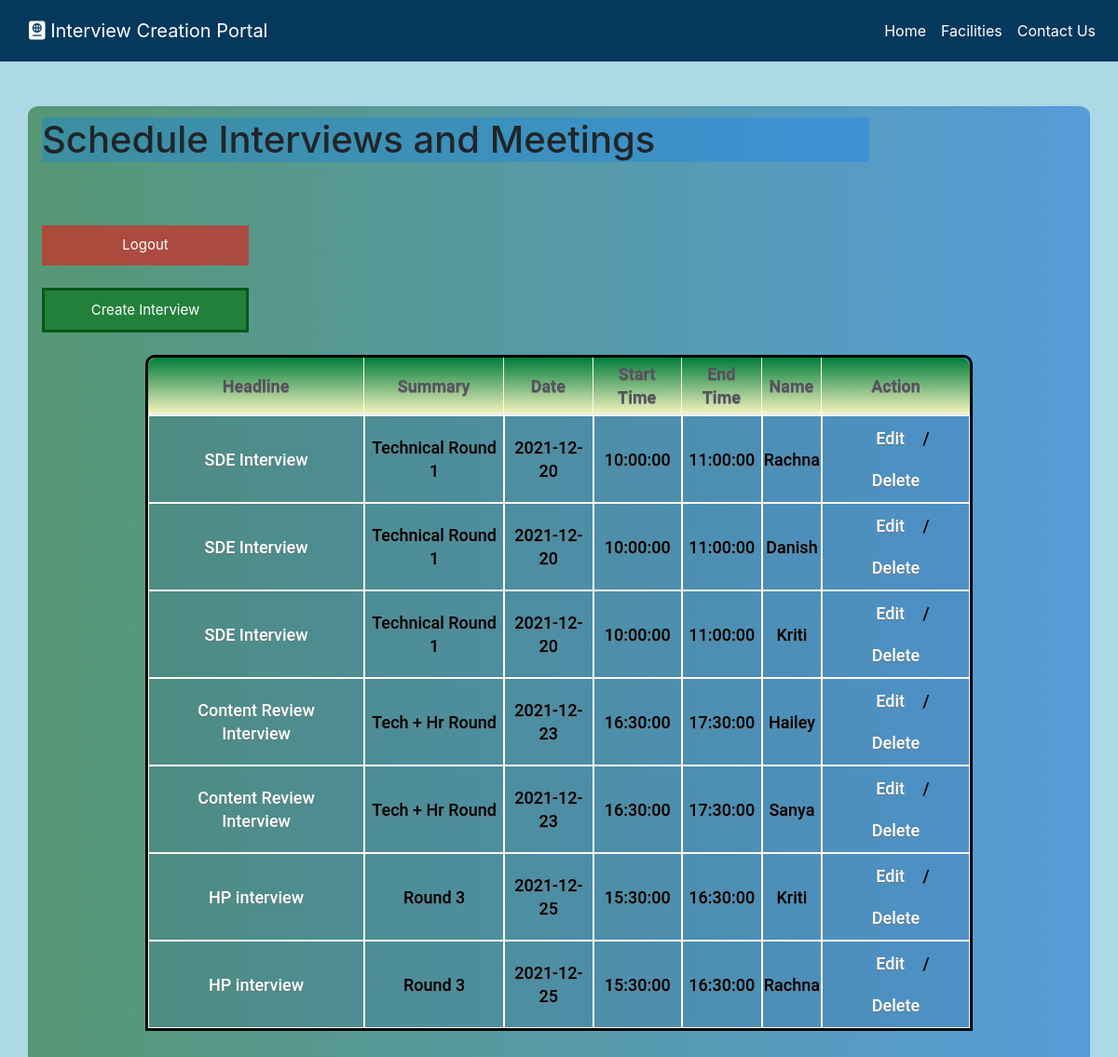
/ (signed in), run on the app's committed database.
### tables this page shows
CREATE TABLE `interview` (
  `interview_id` int(11) NOT NULL,
  `user_id` int(11) DEFAULT NULL,
  `profile_id` int(11) NOT NULL,
  `rank` int(11) DEFAULT NULL,
  `start` time DEFAULT NULL,
  `end` time DEFAULT NULL,
  `date` date DEFAULT NULL,
  `headline` text DEFAULT NULL,
  `summary` text DEFAULT NULL
);

CREATE TABLE `profile` (
  `profile_id` int(11) NOT NULL,
  `name` text DEFAULT NULL
);

### index.php (the view, shortened to what this page needs)
<?php
require_once "util.php";
?>
<html>
<head>
  <?php require_once "head.php"; ?>
  <?php require_once "header.php"; ?>
  <link href="css/bootstrap.min.css" rel="stylesheet">
  <link href="css/index.css" rel="stylesheet">
</head>
<body id="backg">
  <div class="container indexc">
      <h1>Schedule Interviews and Meetings</h1>
      <?php
          if( !isset($_SESSION['name']) ){
              $link_address3 = 'login.php';
              echo "<a id=".'loginbutton'." href='".$link_address3."'>Please log in</a> <br>";
              echo("<br>");
          }
          else{
              $link_address2 = 'logout.php';
              echo "<br><a id=".'logoutbutton'." href='".$link_address2."'>Logout</a><br/>";
              if ( isset($_SESSION['name']) && isset($_SESSION['user_id']) ) {
                  $link_address = 'add.php';
                  echo "<br><a class=".'addbutton'." href='".$link_address."'>Create Interview</a>";
              }
              echo("<br><br>");
              echo('<table >'."\n");
              echo("<tr>
                    <th>Headline</th>
                    <th>Summary</th>
                    <th>Date</th>
                    <th>Start Time</th>
                    <th>End Time</th>
                    <th>Name</th>
                    <th>Action</th>
                  <tr>"."\n");
              $stmt = $pdo->query("SELECT interview.headline, interview.interview_id, interview.rank, interview.profile_id, interview.summary,
              interview.start, interview.end, interview.date, interview.user_id, profile.name
              FROM interview JOIN profile ON interview.profile_id = profile.profile_id");
                  while ( $interview = $stmt->fetch(PDO::FETCH_ASSOC) ) {
                      echo "<tr><td>";
                      echo('<a href="view.php?interview_id='.$interview['interview_id'].'">');
                      echo(htmlentities($interview['headline']));
                      echo("</td><td>");
                      echo(htmlentities($interview['summary']));
                      echo("</td><td>");
                      echo(htmlentities($interview['date']));
                      echo("</td><td>");
                      echo(htmlentities($interview['start']));
                      echo("</td><td>");
                      echo(htmlentities($interview['end']));
                      echo("</td><td>");
                      echo(htmlentities($interview['name']));
                      echo("</td><td>");
                      echo('<a href="edit.php?interview_id='.$interview['interview_id'].'">Edit</a> / ');
                      echo('<a href="delete.php?interview_id='.$interview['interview_id'].'">Delete</a>');
                      echo("</td></tr>\n");
                  }
              echo("</table>"."\n");
          }
      ?>
</body>
</html>

### head.php (shortened to what this page needs)
<!DOCTYPE html>
<html lang="en">
<head>
  <link rel="stylesheet" href="https://stackpath.bootstrapcdn.com/bootstrap/4.5.2/css/bootstrap.min.css">
  <link rel="stylesheet" href="https://code.jquery.com/ui/1.12.1/themes/ui-lightness/jquery-ui.css">
  <link rel="stylesheet" type="text/css" href="css/style.css">
</head>
<body>
</body>
</html>

### header.php (shortened to what this page needs)
<!doctype html>
<html lang="en">
<head>
    <link rel="stylesheet" href="https://stackpath.bootstrapcdn.com/bootstrap/4.5.2/css/bootstrap.min.css">
</head>
<body>
    <header>
        <nav class="navbar navbar-expand-lg  sticky-top " class="navbar navbar-light"
            style="background-color: #05385c;">
            <a class="navbar-brand" href="#"><i class="fas fa-passport"></i> Interview Creation Portal </a>
            <div class="collapse navbar-collapse" id="navbarNav">
                <ul class="navbar-nav" class="navbar-nav ml-auto">
                    <li class="nav-item active ">
                        <a class="nav-link" href="#">Home <span class="sr-only">(current)</span></a>
                    </li>
                    <li class="nav-item">
                        <a class="nav-link" href="#">Facilities</a>
                    </li>
                    <li class="nav-item">
                        <a class="nav-link" href="#">Contact Us</a>
                    </li>
                </ul>
            </div>
        </nav>
    </header>
</body>
</html>

### css/style.css (style rules this page uses)
body { background-color: #ffffff; background-image: url("https://willispersonallines.com/wp-content/uploads/2015/04/Girl-with-Laptop.jpg"); background-repeat: no-repeat; background-position: right top; background-size: cover; font-family: Georgia, "Times New Roman", Times, serif; }
.indexc { background-image: linear-gradient(to right, rgb(0 87 3 / 50%) , rgb(0 98 204 / 50%)); margin-left: 6.5%; margin-top: 4%; width: 55%; border-radius: 1%; padding-left: 3%; padding-top: 1%; padding-bottom: 3%; }
.indexc> h1 { font-size: 2.5rem; margin-bottom: 4%; background-color: rgb(0 123 255 / 0.3); width: 80%; }
#logoutbutton { background-color: rgb(255 0 0 / 50%); width: 20%; font-size: 15; text-align: center; text-decoration: none; display: inline-block; }
.addbutton { background-color: rgb(30 126 52 / 0.9); width: 20%; font-size: 15; padding-bottom: 1.5%; padding-top: 1.5%; border-width: 1px 5px 5px 1px; border: solid #055816; }
.indexc > table { border-collapse: collapse; color: rgb(29 29 30 / 80%); border: 3px solid black; border-radius: 10px 10px 0 0; text-align: center; font-family: Roboto,"Courier New",Georgia; font-weight: 400; font-size: 18px; line-height: 25px; margin: 0 10%; text-shadow: 0px 1px 0px rgba(118, 110, 110, 0.8); border-collapse: separate; border-spacing: 0px; }
tr { display: table-row; vertical-align: none; border-color: none; }
th { background: linear-gradient(rgb(0 124 59) 0%,rgb(243, 243, 191) 100%); border-spacing: 0; border-bottom: 2px solid rgb(239 237 255);; border-right: 1px solid floralwhite; padding: 5px; text-align: center; font-size: 18px; color: rgb(85, 82, 95); }
tr > td { background: rgb(6 41 143 / 0.1); border: 1px solid floralwhite; color: rgb(0 0 0); font-weight: 550; }
tr>th:first-child { border-radius: 10px 0 0 0; border-left: none; }
tr>th:last-child { border-radius: 0 10px 0 0; border-right: none; }
a:link, a:visited { color: rgb(255 255 255); padding: 10px 15px; text-align: center; text-decoration: none; display: inline-block; }

### css/index.css (style rules this page uses)
#backg { background-color: lightblue; }

### header.php (style rules this page uses)
.navbar-nav { margin-left: auto; }

### data on the page
interview: headline "SDE Interview", summary "Technical Round 1", date "2021-12-20", start "10:00:00", end "11:00:00", profile.name "Rachna"
interview: headline "SDE Interview", summary "Technical Round 1", date "2021-12-20", start "10:00:00", end "11:00:00", profile.name "Danish"
interview: headline "SDE Interview", summary "Technical Round 1", date "2021-12-20", start "10:00:00", end "11:00:00", profile.name "Kriti"
interview: headline "Content Review Interview", summary "Tech + Hr Round", date "2021-12-23", start "16:30:00", end "17:30:00", profile.name "Hailey"
interview: headline "Content Review Interview", summary "Tech + Hr Round", date "2021-12-23", start "16:30:00", end "17:30:00", profile.name "Sanya"
interview: headline "HP interview", summary "Round 3", date "2021-12-25", start "15:30:00", end "16:30:00", profile.name "Kriti"
interview: headline "HP interview", summary "Round 3", date "2021-12-25", start "15:30:00", end "16:30:00", profile.name "Rachna"
